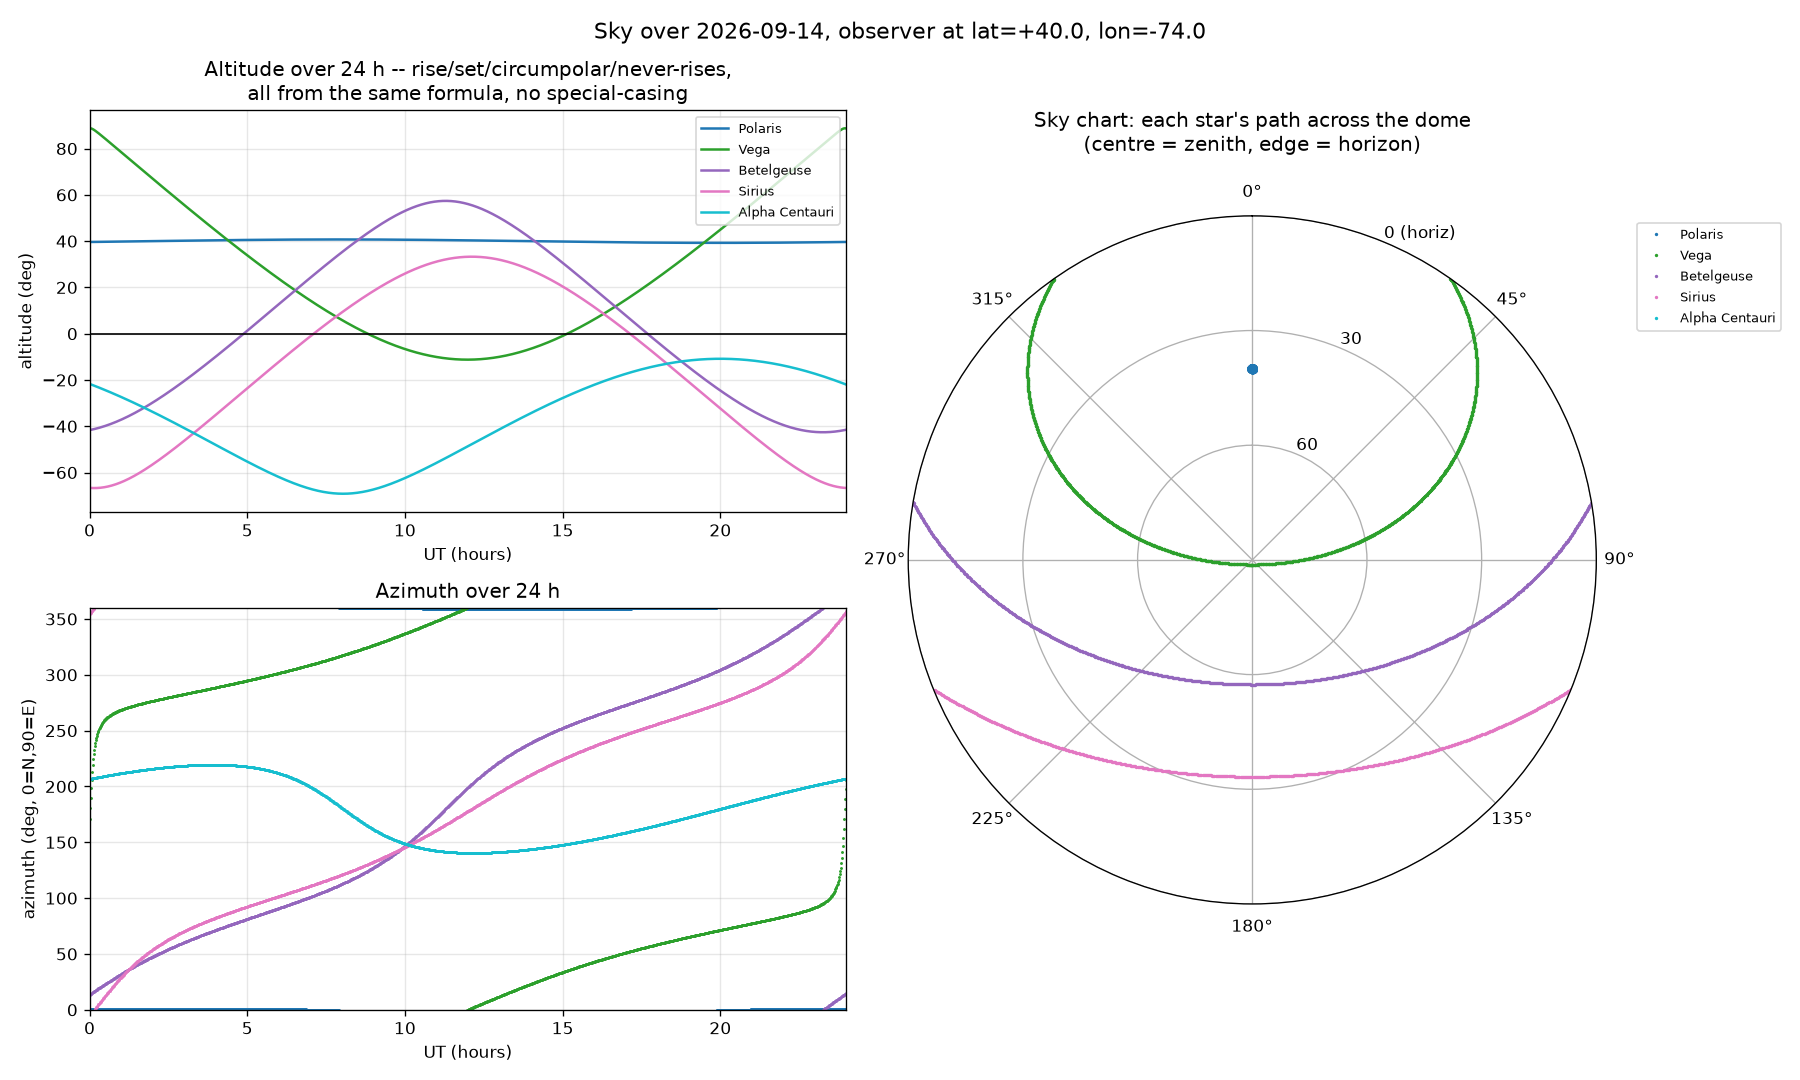

Source code (Python):
"""module-9 -- sky_over_one_day.py  (Computational Exercise: The Sky Over One Day)

Pick an observer (latitude, longitude), a date, and several real stars
(RA/Dec). Sweep UT over 24 hours, compute each star's altitude(t) and
azimuth(t) from nothing but the coordinate transform in
spherical_astronomy.py, and watch rise / culminate / set / circumpolar /
never-rises fall out on their own -- nothing here branches on "if dec > 90-phi".
"""

import numpy as np
import matplotlib.pyplot as plt

from spherical_astronomy import (Star, julian_date, local_sidereal_time_degrees,
                                 hour_angle_degrees, equatorial_to_horizontal)

# ---------------------------------------------------------------------------
# observer + date
# ---------------------------------------------------------------------------
LAT_DEG = 40.0          # roughly New York City
LON_DEG = -74.0         # degrees EAST (so this is 74 W)
YEAR, MONTH, DAY = 2026, 9, 14

# a handful of real bright stars spanning the full range of behaviour at
# phi = 40 N: circumpolar, ordinary rise/set (high and low), and never-rises
STARS = [
    Star("Polaris", ra_hours=2.530, dec_deg=89.264),
    Star("Vega", ra_hours=18.615, dec_deg=38.784),
    Star("Betelgeuse", ra_hours=5.919, dec_deg=7.407),
    Star("Sirius", ra_hours=6.752, dec_deg=-16.716),
    Star("Alpha Centauri", ra_hours=14.660, dec_deg=-60.834),
]

N_SAMPLES = 1441                     # every minute over 24 h


def sky_path(star, ut_hours):
    jd = julian_date(YEAR, MONTH, DAY, hour=ut_hours)
    lst = local_sidereal_time_degrees(jd, LON_DEG)
    H = hour_angle_degrees(lst, star.ra_hours)
    alt, az = equatorial_to_horizontal(H, star.dec_deg, LAT_DEG)
    return alt, az


def find_crossings(t, alt):
    """Zero-crossing times of altitude(t), tagged 'rise' (neg->pos) or 'set'."""
    s = np.sign(alt)
    idx = np.where(np.diff(s) != 0)[0]
    events = []
    for i in idx:
        t0, t1, a0, a1 = t[i], t[i + 1], alt[i], alt[i + 1]
        tc = t0 - a0 * (t1 - t0) / (a1 - a0)
        events.append((tc, "rise" if a1 > a0 else "set"))
    return events


def main():
    ut = np.linspace(0.0, 24.0, N_SAMPLES)

    print("=" * 90)
    print("THE SKY OVER ONE DAY")
    print("=" * 90)
    print(f"observer: latitude {LAT_DEG:+.1f} deg, longitude {LON_DEG:+.1f} deg  "
          f"(east positive)")
    print(f"date: {YEAR}-{MONTH:02d}-{DAY:02d} UT, sampled every "
          f"{24*60/(N_SAMPLES-1):.1f} min")
    print()
    print("Nothing below tests 'if dec > 90-lat'. Every classification comes")
    print("from reading the computed altitude(t) array itself.")
    print()
    header = (f"{'star':>16} {'dec':>7} {'max alt':>8} {'min alt':>8} "
             f"{'hrs above horizon':>18}   classification")
    print(header)
    print("-" * len(header))

    results = {}
    for star in STARS:
        alt, az = sky_path(star, ut)
        results[star.name] = (alt, az)
        above = alt > 0.0
        hrs_above = above.mean() * 24.0

        if np.all(above):
            cls = "circumpolar (never sets)"
        elif not np.any(above):
            cls = "never rises"
        else:
            cls = "rises and sets"

        print(f"{star.name:>16} {star.dec_deg:>+7.2f} {alt.max():>8.2f} "
              f"{alt.min():>8.2f} {hrs_above:>18.2f}   {cls}")

    print()
    print("Cross-check against the textbook criterion (not used to produce the")
    print("numbers above -- only to confirm them): a star is circumpolar if")
    print("dec > 90-lat, and never rises if dec < -(90-lat).")
    limit = 90.0 - LAT_DEG
    for star in STARS:
        alt, _ = results[star.name]
        predicted = ("circumpolar (never sets)" if star.dec_deg > limit else
                    "never rises" if star.dec_deg < -limit else "rises and sets")
        observed = ("circumpolar (never sets)" if np.all(alt > 0) else
                   "never rises" if not np.any(alt > 0) else "rises and sets")
        match = "OK" if predicted == observed else "MISMATCH"
        print(f"   {star.name:>16}: dec={star.dec_deg:+.2f}, limit=+/-{limit:.2f}"
              f" -> predicted [{predicted}], computed [{observed}]  [{match}]")

    print()
    print("Rise / culmination / set times for the stars that do both:")
    for star in STARS:
        alt, az = results[star.name]
        events = find_crossings(ut, alt)
        t_cul = ut[np.argmax(alt)]
        alt_cul = alt.max()
        if events:
            ev_str = ", ".join(f"{kind} at {t:5.2f}h UT" for t, kind in events)
        else:
            ev_str = "(no rise/set in this window)"
        print(f"   {star.name:>16}: culminates {t_cul:5.2f}h UT at alt="
              f"{alt_cul:6.2f} deg;  {ev_str}")
    print()
    print("A 24 solar-hour window is slightly longer than one sidereal day (by")
    print("~3m56s), so an ordinary star can show a 3rd crossing near the very")
    print("end of the window -- it is starting its NEXT rise, not a bug.")
    print("=" * 90)

    _plot(ut, results)


def _plot(ut, results):
    fig = plt.figure(figsize=(15, 9))
    gs = fig.add_gridspec(2, 2, width_ratios=[1.1, 1.0])
    ax_alt = fig.add_subplot(gs[0, 0])
    ax_az = fig.add_subplot(gs[1, 0])
    ax_polar = fig.add_subplot(gs[:, 1], projection="polar")

    colors = plt.cm.tab10(np.linspace(0, 0.9, len(STARS)))
    for star, color in zip(STARS, colors):
        alt, az = results[star.name]
        ax_alt.plot(ut, alt, color=color, label=star.name)
        ax_az.plot(ut, az, ".", color=color, ms=1.5, label=star.name)

        # polar sky chart: radius = zenith distance (90-alt), angle = azimuth.
        # ax_polar.set_theta_zero_location("N") + set_theta_direction(-1)
        # (below) already make theta=azimuth plot as a proper compass --
        # north up, east clockwise -- so no extra 90-az transform is needed.
        above = alt > 0
        theta = np.deg2rad(az[above])
        r = 90.0 - alt[above]
        ax_polar.plot(theta, r, ".", color=color, ms=2, label=star.name)

    ax_alt.axhline(0, color="k", lw=1)
    ax_alt.set_xlabel("UT (hours)"); ax_alt.set_ylabel("altitude (deg)")
    ax_alt.set_title("Altitude over 24 h -- rise/set/circumpolar/never-rises,\n"
                     "all from the same formula, no special-casing")
    ax_alt.set_xlim(0, 24); ax_alt.legend(fontsize=8, loc="upper right")
    ax_alt.grid(True, alpha=0.3)

    ax_az.set_xlabel("UT (hours)"); ax_az.set_ylabel("azimuth (deg, 0=N,90=E)")
    ax_az.set_title("Azimuth over 24 h")
    ax_az.set_xlim(0, 24); ax_az.set_ylim(0, 360)
    ax_az.grid(True, alpha=0.3)

    ax_polar.set_theta_zero_location("N")
    ax_polar.set_theta_direction(-1)          # clockwise, compass sense
    ax_polar.set_rlim(0, 90)
    ax_polar.set_rgrids([0, 30, 60, 90], labels=["90", "60", "30", "0 (horiz)"])
    ax_polar.set_title("Sky chart: each star's path across the dome\n"
                       "(centre = zenith, edge = horizon)", pad=20)
    ax_polar.legend(fontsize=8, loc="upper left", bbox_to_anchor=(1.05, 1.0))

    fig.suptitle(f"Sky over {YEAR}-{MONTH:02d}-{DAY:02d}, "
                f"observer at lat={LAT_DEG:+.1f}, lon={LON_DEG:+.1f}", fontsize=13)
    fig.tight_layout()
    fig.savefig("sky_over_one_day.png", dpi=120)


if __name__ == "__main__":
    main()
    plt.show()
